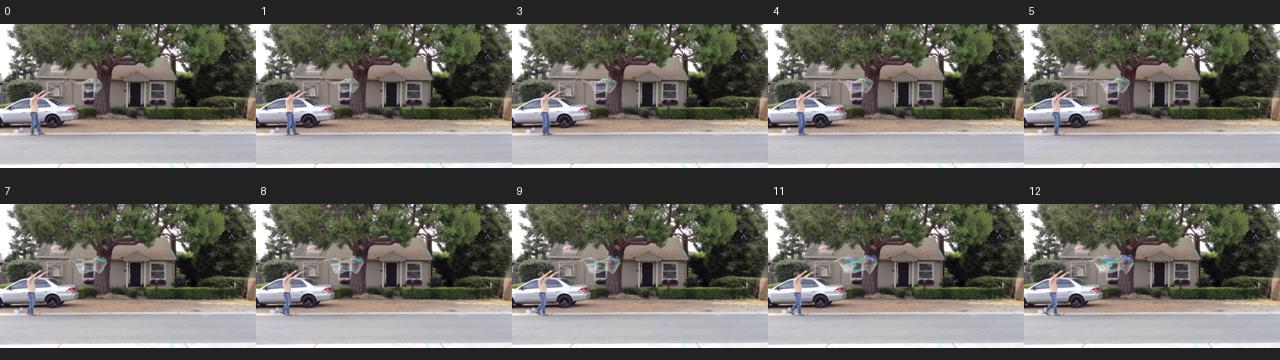
#> input picture code/v4.2/analysis/generation_failure_20260917/source0000949_training_reconstruction.jpg, 1280 x 360 px
$ python -i sizing.py   (imports and definitions only)
#> lines starting #> are read from the running program, lines starting #| are printed output that depends on the picture
from __future__ import annotations

from dataclasses import dataclass
from pathlib import Path

from PIL import Image


LANDSCAPE_REFERENCE_SIZE = (1280, 704)
PORTRAIT_REFERENCE_SIZE = (704, 1280)


@dataclass(frozen=True)
class ReferencePreparation:
    source_path: Path
    original_size: tuple[int, int]
    orientation: str
    crop_box: tuple[int, int, int, int]
    prepared_size: tuple[int, int]
    image: Image.Image


def best_output_size(
    width: int,
    height: int,
    width_multiple: int,
    height_multiple: int,
    expected_area: int,
) -> tuple[int, int]:
    if min(width, height, width_multiple, height_multiple, expected_area) <= 0:
        raise ValueError("image dimensions, multiples, and area must be positive")
    ratio = width / height
    float_width = (expected_area * ratio) ** 0.5
    float_height = expected_area / float_width

    width_first = int(float_width // width_multiple * width_multiple)
    height_first = int(expected_area / width_first // height_multiple * height_multiple)
    height_second = int(float_height // height_multiple * height_multiple)
    width_second = int(expected_area / height_second // width_multiple * width_multiple)
    if min(width_first, height_first, width_second, height_second) <= 0:
        raise ValueError("max_area is too small for the requested alignment")
    ratio_first = width_first / height_first
    ratio_second = width_second / height_second
    if max(ratio / ratio_first, ratio_first / ratio) < max(
        ratio / ratio_second, ratio_second / ratio
    ):
        return width_first, height_first
    return width_second, height_second


def _center_crop_box(
    width: int, height: int, target_width: int, target_height: int
) -> tuple[int, int, int, int]:
    target_ratio = target_width / target_height
    source_ratio = width / height
    if source_ratio > target_ratio:
        crop_height = height
        crop_width = max(1, round(height * target_ratio))
    else:
        crop_width = width
        crop_height = max(1, round(width / target_ratio))
    left = (width - crop_width) // 2
    top = (height - crop_height) // 2
    return left, top, left + crop_width, top + crop_height


def orientation_and_reference_size(image_path: str | Path) -> tuple[str, tuple[int, int]]:
    path = Path(image_path).expanduser().resolve()
    with Image.open(path) as image:
        width, height = image.size
    if width >= height:
        return "landscape", LANDSCAPE_REFERENCE_SIZE
    return "portrait", PORTRAIT_REFERENCE_SIZE


def prepare_reference_image(image_path: str | Path) -> ReferencePreparation:
    path = Path(image_path).expanduser().resolve()
    with Image.open(path) as source:
#> source is the input picture: PIL image 1280x360 RGB; mean R, G, B 108.4, 106.6, 101.1
        image = source.convert("RGB")
    width, height = image.size
#> width = 1280; height = 360
    if width >= height:
        orientation = "landscape"
        prepared_size = LANDSCAPE_REFERENCE_SIZE
    else:
        orientation = "portrait"
        prepared_size = PORTRAIT_REFERENCE_SIZE
    crop_box = _center_crop_box(width, height, *prepared_size)
#> crop_box = (312, 0, 967, 360)
    prepared = image.crop(crop_box).resize(prepared_size, Image.Resampling.LANCZOS)
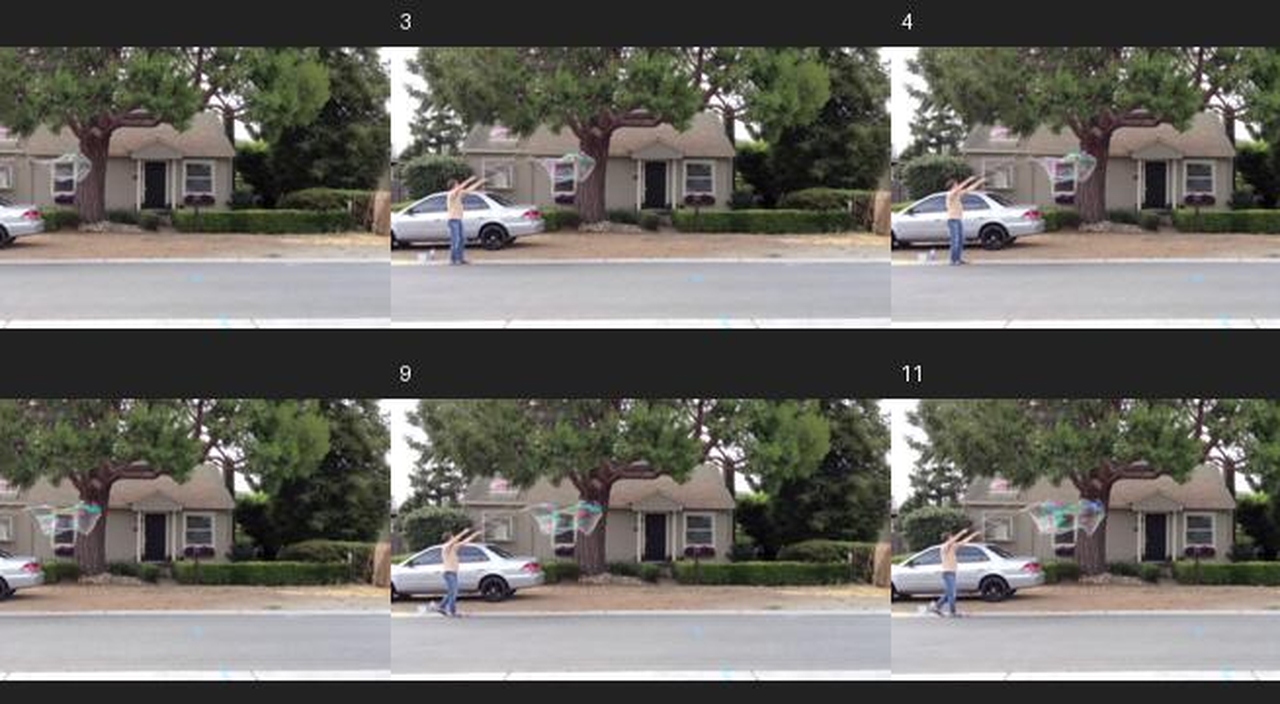
#> prepared: PIL image 1280x704 RGB; mean R, G, B 108.1, 106, 100.4
    return ReferencePreparation(
        source_path=path,
        original_size=(width, height),
        orientation=orientation,
        crop_box=crop_box,
        prepared_size=prepared_size,
        image=prepared,
    )

>>> result = prepare_reference_image('../../v4.2/analysis/generation_failure_20260917/source0000949_training_reconstruction.jpg')

$ run again, on code/v4.2/analysis/generation_failure_20260917/source0001971_training_reconstruction.jpg
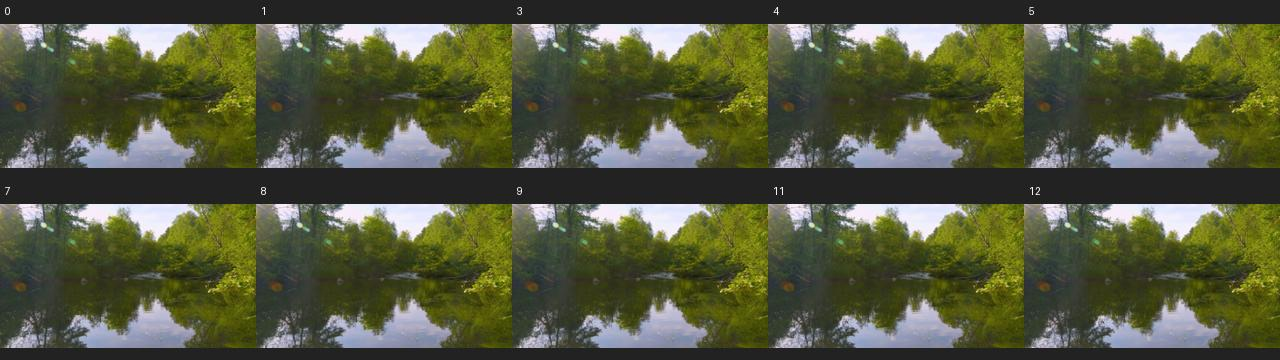
#> input picture code/v4.2/analysis/generation_failure_20260917/source0001971_training_reconstruction.jpg, 1280 x 360 px
#> in prepare_reference_image, source is the input picture: PIL image 1280x360 RGB; mean R, G, B 83.9, 87.8, 60.8
#> in prepare_reference_image, `prepared = image.crop(crop_box).resize(prepared_size, Image.Resampling..`:
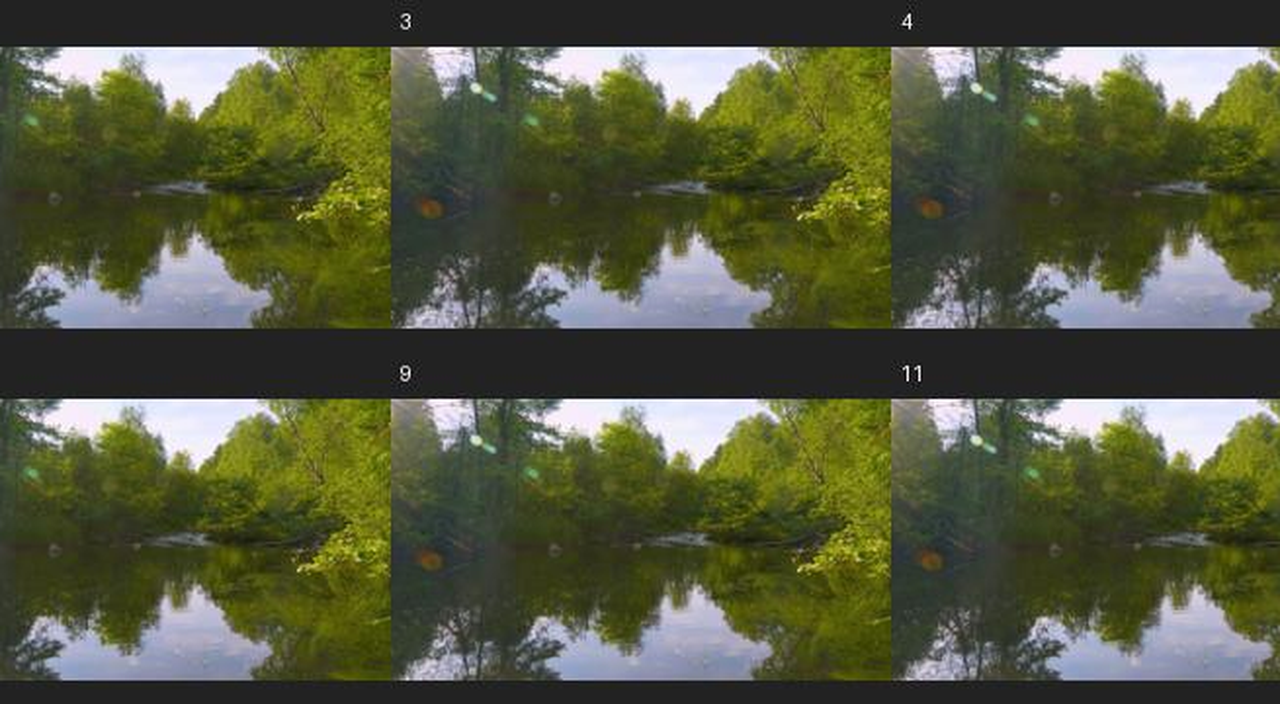
#> prepared: PIL image 1280x704 RGB; mean R, G, B 85.1, 89, 63.4

$ run again, on code/v4.2/analysis/generation_failure_20260917/P01_i2v_actual_mp4.jpg
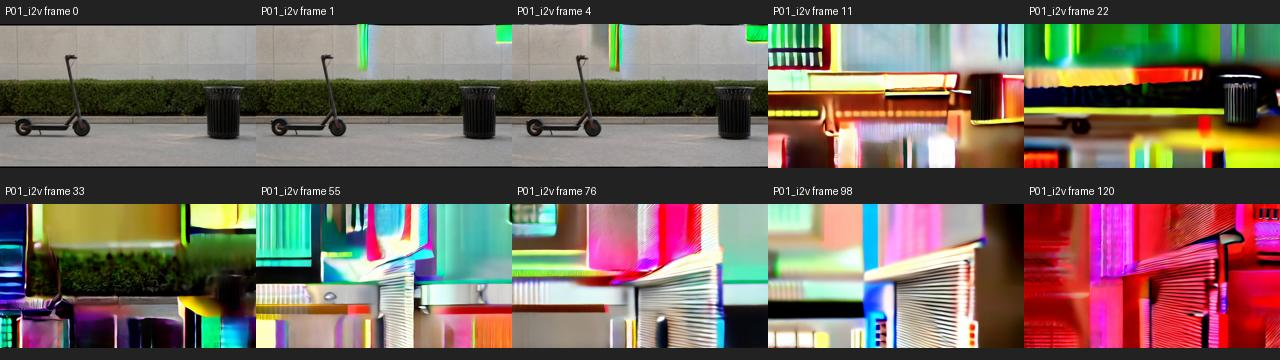
#> input picture code/v4.2/analysis/generation_failure_20260917/P01_i2v_actual_mp4.jpg, 1280 x 360 px
#> in prepare_reference_image, source is the input picture: PIL image 1280x360 RGB; mean R, G, B 115.6, 102.6, 92.9
#> in prepare_reference_image, `prepared = image.crop(crop_box).resize(prepared_size, Image.Resampling..`:
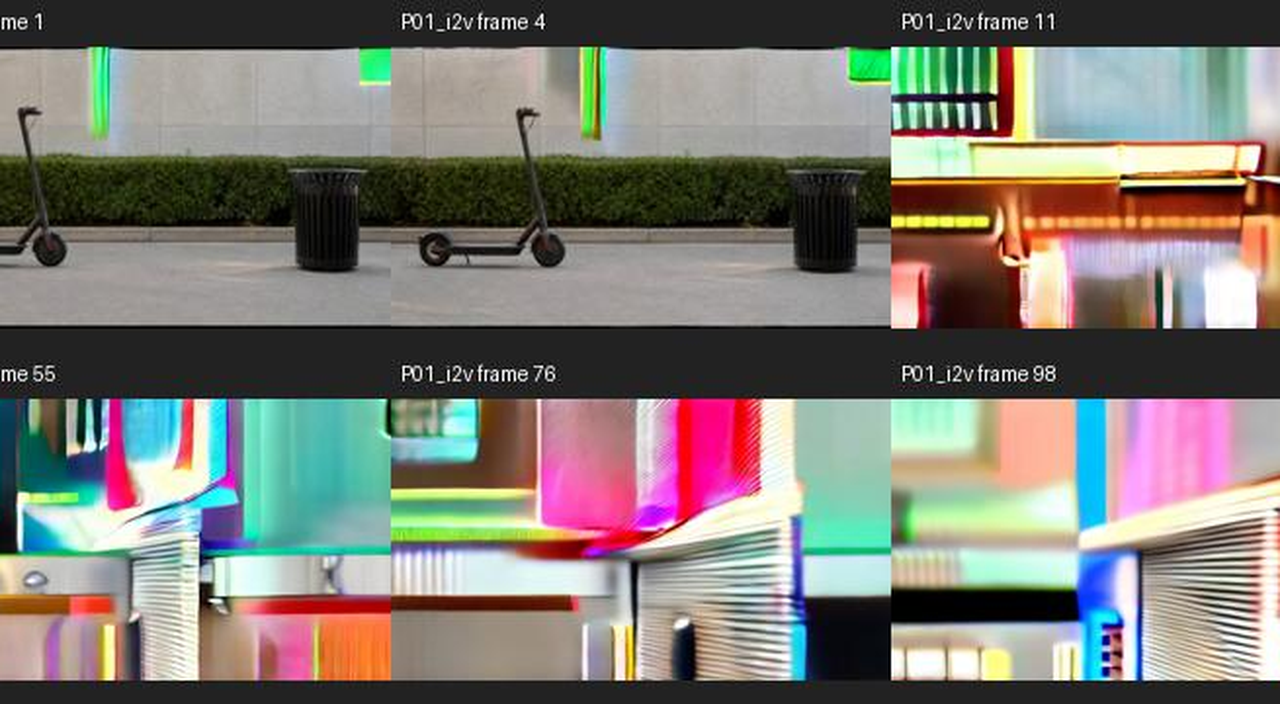
#> prepared: PIL image 1280x704 RGB; mean R, G, B 126.5, 123.2, 116.7

$ run again, on code/v4.2/analysis/generation_failure_20260917/P01_t2v_actual_mp4.jpg
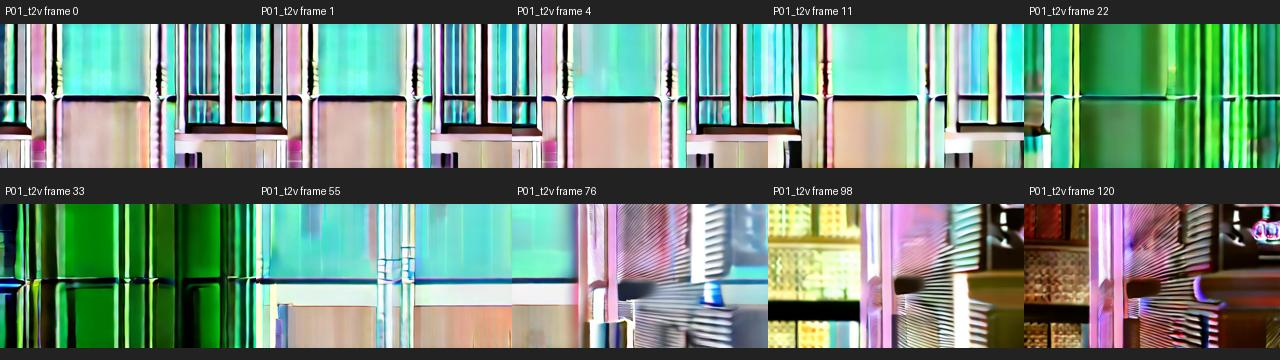
#> input picture code/v4.2/analysis/generation_failure_20260917/P01_t2v_actual_mp4.jpg, 1280 x 360 px
#> in prepare_reference_image, source is the input picture: PIL image 1280x360 RGB; mean R, G, B 111.9, 136.3, 120.2
#> in prepare_reference_image, `prepared = image.crop(crop_box).resize(prepared_size, Image.Resampling..`:
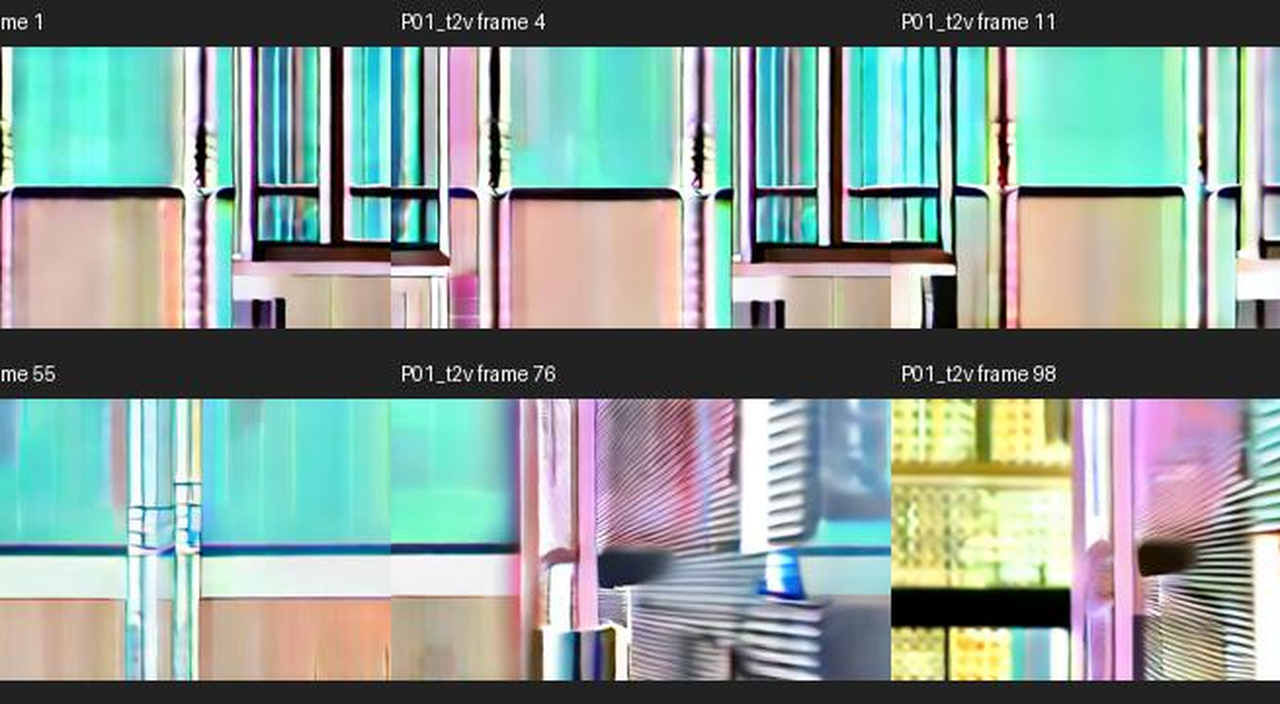
#> prepared: PIL image 1280x704 RGB; mean R, G, B 136.7, 155, 149.1
